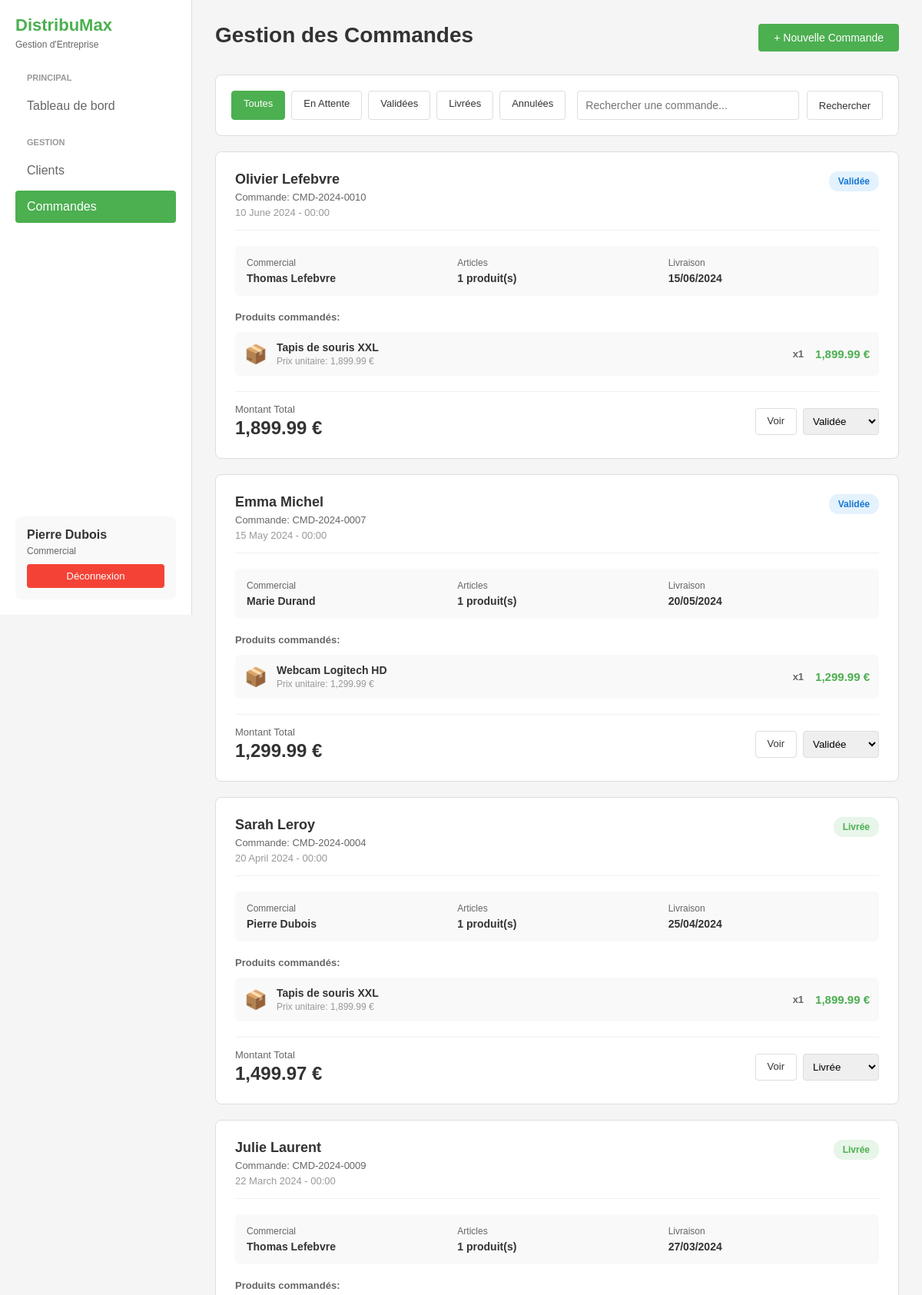
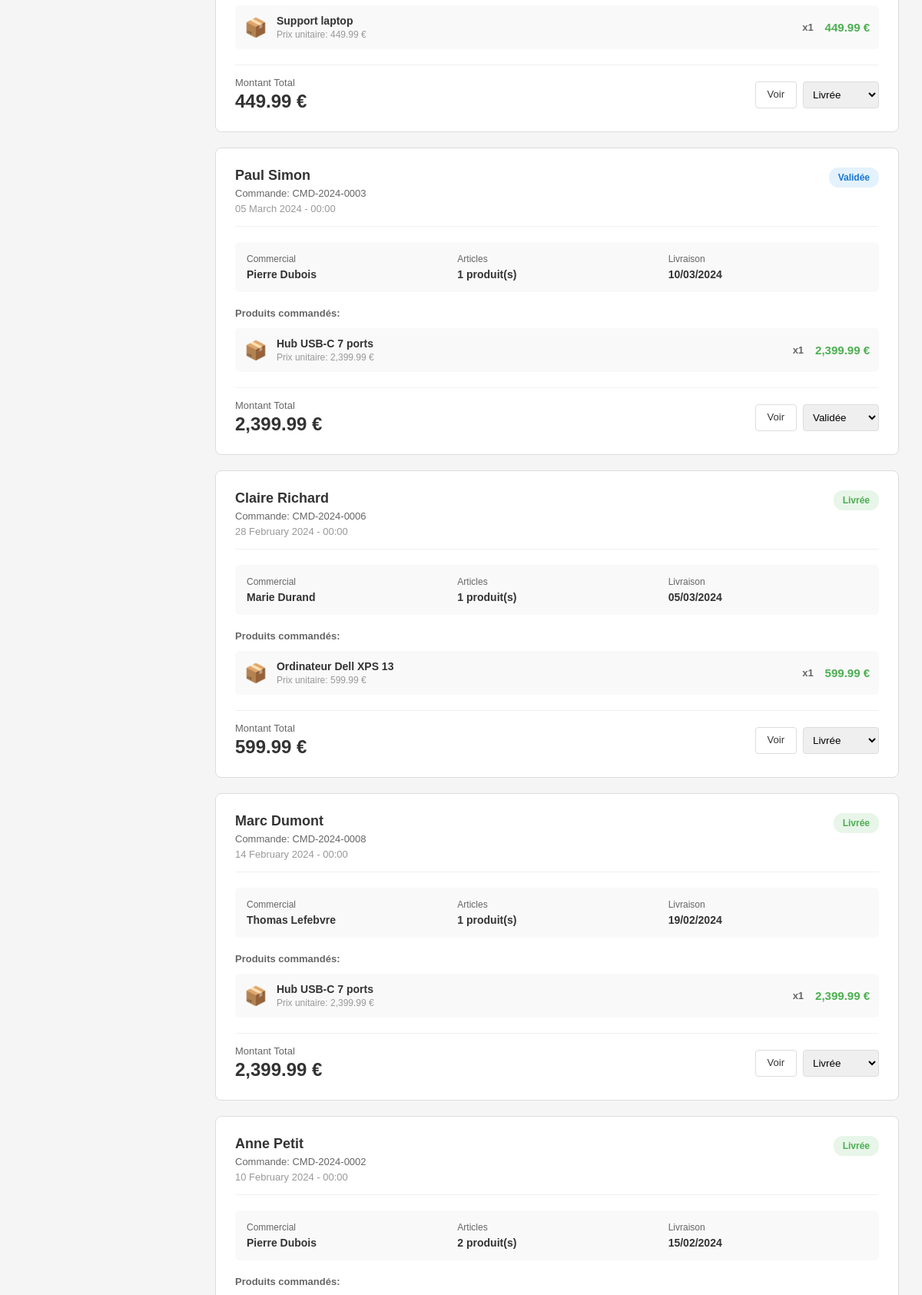
The page /pages/commandes.php (signed in, upper part) on the database its author committed (2 pictures, top to bottom).
### tables this page shows
CREATE TABLE IF NOT EXISTS commandes (
    id INT AUTO_INCREMENT PRIMARY KEY,
    client_id INT NOT NULL,
    commercial_id INT,
    montant_total DECIMAL(10, 2) NOT NULL DEFAULT 0,
    remise_pourcentage DECIMAL(5, 2) DEFAULT 0,
    montant_final DECIMAL(10, 2) NOT NULL DEFAULT 0,
    statut ENUM('en_attente', 'validee', 'livree', 'annulee') DEFAULT 'en_attente',
    date_commande TIMESTAMP DEFAULT CURRENT_TIMESTAMP,
    date_livraison DATE,
    FOREIGN KEY (client_id) REFERENCES clients(id) ON DELETE RESTRICT,
    FOREIGN KEY (commercial_id) REFERENCES utilisateurs(id) ON DELETE SET NULL,
    INDEX idx_client (client_id),
    INDEX idx_commercial (commercial_id),
    INDEX idx_statut (statut),
    INDEX idx_date (date_commande)
);

CREATE TABLE IF NOT EXISTS details_commande (
    id INT AUTO_INCREMENT PRIMARY KEY,
    commande_id INT NOT NULL,
    produit_id INT NOT NULL,
    quantite INT NOT NULL,
    prix_unitaire DECIMAL(10, 2) NOT NULL,
    sous_total DECIMAL(10, 2) NOT NULL,
    FOREIGN KEY (commande_id) REFERENCES commandes(id) ON DELETE CASCADE,
    FOREIGN KEY (produit_id) REFERENCES produits(id) ON DELETE RESTRICT,
    INDEX idx_commande (commande_id),
    INDEX idx_produit (produit_id)
);

CREATE TABLE IF NOT EXISTS produits (
    id INT AUTO_INCREMENT PRIMARY KEY,
    nom VARCHAR(150) NOT NULL,
    description TEXT,
    prix_unitaire DECIMAL(10, 2) NOT NULL,
    stock_actuel INT DEFAULT 0,
    stock_min INT DEFAULT 10,
    categorie VARCHAR(100),
    actif BOOLEAN DEFAULT TRUE,
    created_at TIMESTAMP DEFAULT CURRENT_TIMESTAMP,
    updated_at TIMESTAMP DEFAULT CURRENT_TIMESTAMP ON UPDATE CURRENT_TIMESTAMP,
    INDEX idx_stock (stock_actuel),
    INDEX idx_categorie (categorie)
);

### config/Database.php (called while the page is built, shortened)
<?php
class Database {
    private static $instance = null;
    private $connection;
    private $host = 'localhost';
    private $dbname = 'gestion_distribution';
    private $username = 'root';
    private $password = '';
    private $charset = 'utf8mb4';
    private function __construct() {
        try {
            $dsn = "mysql:host={$this->host};dbname={$this->dbname};charset={$this->charset}";
            $options = [
                PDO::ATTR_ERRMODE            => PDO::ERRMODE_EXCEPTION,
                PDO::ATTR_DEFAULT_FETCH_MODE => PDO::FETCH_ASSOC,
                PDO::ATTR_EMULATE_PREPARES   => false,
            ];
            $this->connection = new PDO($dsn, $this->username, $this->password, $options);
        } catch (PDOException $e) {
            die("Erreur de connexion à la base de données : " . $e->getMessage());
        }
    }
    public static function getInstance() {
        if (self::$instance === null) {
            self::$instance = new self();
        }
        return self::$instance;
    }
    public function getConnection() {
        return $this->connection;
    }
}

### controllers/CommandeController.php (called while the page is built, shortened)
<?php
require_once __DIR__ . '/../models/Commande.php';
require_once __DIR__ . '/../config/Database.php';
class CommandeController {
    private $commandeModel;
    private $action = 'list';
    private $details = [];
    private $commandes = [];
    private $filterStatut = '';
    private $search = '';
    public function __construct() {
        $this->commandeModel = new Commande();
    }
    public function handleRequest(): void {
        $this->action = $_GET['action'] ?? 'list';
        $this->filterStatut = $_GET['statut'] ?? '';
        $this->search = $_GET['search'] ?? '';
        $this->loadData();
    }
    private function loadData(): void {
        $this->commandes = $this->commandeModel->getAll();
    }
    public function getCommandeDetails(int $commandeId): array {
        return $this->commandeModel->getDetails($commandeId);
    }
    public static function getStatusClass(string $statut): string {
        switch ($statut) {
            case 'validee': return 'processing';
            case 'livree': return 'delivered';
        }
    }
    public static function getStatusText(string $statut): string {
        switch ($statut) {
            case 'validee': return 'Validée';
            case 'livree': return 'Livrée';
        }
    }
    public function getAction(): string { return $this->action; }
    public function getDetails(): array { return $this->details; }
    public function getCommandes(): array { return $this->commandes; }
    public function getFilterStatut(): string { return $this->filterStatut; }
    public function getSearch(): string { return $this->search; }
}

### models/Commande.php (called while the page is built, shortened)
<?php
require_once __DIR__ . '/../config/Database.php';
class Commande {
    private $db;
    public function __construct() {
        $this->db = Database::getInstance()->getConnection();
    }
    public function getDetails($commandeId) {
        try {
            $sql = "SELECT d.*, p.nom as produit_nom
                    FROM details_commande d
                    LEFT JOIN produits p ON d.produit_id = p.id
                    WHERE d.commande_id = :commande_id";
            $stmt = $this->db->prepare($sql);
            $stmt->execute([':commande_id' => $commandeId]);
            return $stmt->fetchAll();
        } catch (PDOException $e) {
            error_log("Erreur récupération détails: " . $e->getMessage());
            return [];
        }
    }
    public function getAll() {
        try {
            $sql = "SELECT c.*,
                           CONCAT(cl.prenom, ' ', cl.nom) as client_nom,
                           CONCAT(u.prenom, ' ', u.nom) as commercial_nom
                    FROM commandes c
                    LEFT JOIN clients cl ON c.client_id = cl.id
                    LEFT JOIN utilisateurs u ON c.commercial_id = u.id
                    ORDER BY c.date_commande DESC";
            $stmt = $this->db->query($sql);
            return $stmt->fetchAll();
        } catch (PDOException $e) {
            error_log("Erreur récupération commandes: " . $e->getMessage());
            return [];
        }
    }
}

### pages/commandes.php (the view, shortened to what this page needs)
<?php
require_once __DIR__ . '/../controllers/CommandeController.php';
$controller = new CommandeController();
$controller->handleRequest();
$action = $controller->getAction();
$commandes = $controller->getCommandes();
$filterStatut = $controller->getFilterStatut();
$search = $controller->getSearch();
require_once __DIR__ . '/../includes/header.php';
?>
<?php if ($action === 'list'): ?>
    <div class="header">
        <h1>Gestion des Commandes</h1>
        <div class="header-buttons">
            <a href="commandes.php?action=add" class="btn-primary">+ Nouvelle Commande</a>
        </div>
    </div>
    <div class="toolbar">
        <div class="status-tabs">
            <a href="commandes.php" class="status-tab <?php echo empty($filterStatut) ? 'active' : ''; ?>">Toutes</a>
            <a href="commandes.php?statut=en_attente" class="status-tab <?php echo $filterStatut === 'en_attente' ? 'active' : ''; ?>">En Attente</a>
            <a href="commandes.php?statut=validee" class="status-tab <?php echo $filterStatut === 'validee' ? 'active' : ''; ?>">Validées</a>
            <a href="commandes.php?statut=livree" class="status-tab <?php echo $filterStatut === 'livree' ? 'active' : ''; ?>">Livrées</a>
            <a href="commandes.php?statut=annulee" class="status-tab <?php echo $filterStatut === 'annulee' ? 'active' : ''; ?>">Annulées</a>
        </div>
        <form method="GET" action="" class="search-box">
            <input type="text" name="search" placeholder="Rechercher une commande..." value="<?php echo htmlspecialchars($search); ?>">
            <button type="submit" class="action-btn">Rechercher</button>
        </form>
    </div>
    <div class="orders-list">
        <?php if (empty($commandes)): ?>
            <div class="alert alert-info">Aucune commande trouvée.</div>
        <?php else: ?>
            <?php foreach ($commandes as $cmd): ?>
                <?php $cmdDetails = $controller->getCommandeDetails($cmd['id']); ?>
                <div class="order-card">
                    <div class="order-header">
                        <div class="order-info">
                            <h3><?php echo htmlspecialchars($cmd['client_nom']); ?></h3>
                            <div class="order-id">Commande: CMD-<?php echo date('Y', strtotime($cmd['date_commande'])); ?>-<?php echo str_pad($cmd['id'], 4, '0', STR_PAD_LEFT); ?></div>
                            <div class="order-date"><?php echo date('d F Y - H:i', strtotime($cmd['date_commande'])); ?></div>
                        </div>
                        <span class="status-badge <?php echo CommandeController::getStatusClass($cmd['statut']); ?>">
                            <?php echo CommandeController::getStatusText($cmd['statut']); ?>
                        </span>
                    </div>
                    <div class="order-details">
                        <div class="detail-item">
                            <span class="detail-label">Commercial</span>
                            <span class="detail-value"><?php echo htmlspecialchars($cmd['commercial_nom']); ?></span>
                        </div>
                        <div class="detail-item">
                            <span class="detail-label">Articles</span>
                            <span class="detail-value"><?php echo count($cmdDetails); ?> produit(s)</span>
                        </div>
                        <div class="detail-item">
                            <span class="detail-label">Livraison</span>
                            <span class="detail-value"><?php echo $cmd['date_livraison'] ? date('d/m/Y', strtotime($cmd['date_livraison'])) : 'Non définie'; ?></span>
                        </div>
                    </div>
                    <?php if (!empty($cmdDetails)): ?>
                    <div class="products-section">
                        <div class="products-title">Produits commandés:</div>
                        <div class="products-list">
                            <?php foreach ($cmdDetails as $detail): ?>
                            <div class="product-item">
                                <div class="product-info">
                                    <div class="product-icon">📦</div>
                                    <div class="product-details">
                                        <h4><?php echo htmlspecialchars($detail['produit_nom']); ?></h4>
                                        <div class="product-code">Prix unitaire: <?php echo number_format($detail['prix_unitaire'], 2); ?> €</div>
                                    </div>
                                </div>
                                <div class="product-quantity">
                                    <span class="qty">x<?php echo $detail['quantite']; ?></span>
                                    <span class="price"><?php echo number_format($detail['sous_total'], 2); ?> €</span>
                                </div>
                            </div>
                            <?php endforeach; ?>
                        </div>
                    </div>
                    <?php endif; ?>
                    <div class="order-footer">
                        <div class="total">
                            <span class="total-label">Montant Total</span>
                            <span class="total-value"><?php echo number_format($cmd['montant_final'], 2); ?> €</span>
                        </div>
                        <div class="order-actions">
                            <a href="commandes.php?action=view&id=<?php echo $cmd['id']; ?>" class="action-btn">Voir</a>
                            <form method="POST" action="" style="display: inline;">
                                <select name="statut" onchange="this.form.submit()" style="padding: 8px; border-radius: 4px; border: 1px solid #ddd;">
                                    <option value="validee" <?php echo $cmd['statut'] === 'validee' ? 'selected' : ''; ?>>Validée</option>
                                    <option value="livree" <?php echo $cmd['statut'] === 'livree' ? 'selected' : ''; ?>>Livrée</option>
                                </select>
                            </form>
                        </div>
                    </div>
                </div>
            <?php endforeach; ?>
        <?php endif; ?>
    </div>
<?php endif; ?>
<?php require_once __DIR__ . '/../includes/footer.php'; ?>

### pages/styles/dashboard.css (style rules this page uses)
* { margin: 0; padding: 0; box-sizing: border-box; }
body { font-family: Arial, sans-serif; background: #f5f5f5; }
.header h1 { color: #333; font-size: 28px; margin-bottom: 5px; }

### pages/styles/commandes.css (style rules this page uses)
body { font-family: Arial, sans-serif; background: #f5f5f5; }
.header { display: flex; justify-content: space-between; align-items: center; margin-bottom: 30px; }
.header h1 { color: #333; font-size: 28px; }
.header-buttons { display: flex; gap: 10px; }
.btn-primary { padding: 10px 20px; background: #4caf50; color: white; border: none; border-radius: 4px; font-size: 14px; cursor: pointer; text-decoration: none; display: inline-block; }
.toolbar { background: white; padding: 20px; border-radius: 8px; margin-bottom: 20px; border: 1px solid #ddd; display: flex; gap: 15px; flex-wrap: wrap; }
.status-tabs { display: flex; gap: 8px; }
.status-tab { padding: 8px 15px; border: 1px solid #ddd; background: white; border-radius: 4px; cursor: pointer; font-size: 13px; text-decoration: none; color: #333; }
.status-tab.active { background: #4caf50; color: white; border-color: #4caf50; }
.search-box { flex: 1; min-width: 250px; display: flex; gap: 10px; }
.search-box input { flex: 1; padding: 10px; border: 1px solid #ddd; border-radius: 4px; font-size: 14px; }
.orders-list { display: grid; gap: 20px; }
.order-card { background: white; border-radius: 8px; border: 1px solid #ddd; padding: 25px; }
.order-header { display: flex; justify-content: space-between; align-items: start; margin-bottom: 20px; padding-bottom: 15px; border-bottom: 1px solid #f0f0f0; }
.order-info h3 { color: #333; font-size: 18px; margin-bottom: 5px; }
.order-id { color: #666; font-size: 13px; margin-bottom: 5px; }
.order-date { color: #999; font-size: 13px; }
.status-badge { padding: 6px 12px; border-radius: 12px; font-size: 12px; font-weight: 600; }
.status-badge.processing { background: #e3f2fd; color: #1976d2; }
.status-badge.delivered { background: #e8f5e9; color: #4caf50; }
.order-details { display: grid; grid-template-columns: repeat(auto-fit, minmax(150px, 1fr)); gap: 15px; margin-bottom: 20px; padding: 15px; background: #f9f9f9; border-radius: 6px; }
.detail-item { display: flex; flex-direction: column; gap: 5px; }
.detail-label { color: #666; font-size: 12px; }
.detail-value { color: #333; font-size: 14px; font-weight: 600; }
.products-section { margin-bottom: 20px; }
.products-title { color: #666; font-size: 13px; font-weight: 600; margin-bottom: 12px; }
.products-list { display: grid; gap: 10px; }
.product-item { display: flex; justify-content: space-between; align-items: center; padding: 12px; background: #f9f9f9; border-radius: 6px; }
.product-info { display: flex; align-items: center; gap: 12px; }
.product-icon { font-size: 24px; }
.product-details h4 { color: #333; font-size: 14px; margin-bottom: 3px; }
.product-code { color: #999; font-size: 12px; }
.product-quantity { display: flex; align-items: center; gap: 15px; }
.qty { color: #666; font-size: 13px; font-weight: 600; }
.price { color: #4caf50; font-size: 15px; font-weight: bold; }
.order-footer { display: flex; justify-content: space-between; align-items: center; padding-top: 15px; border-top: 1px solid #f0f0f0; }
.total { display: flex; flex-direction: column; gap: 3px; }
.total-label { color: #666; font-size: 13px; }
.total-value { color: #333; font-size: 24px; font-weight: bold; }
.order-actions { display: flex; gap: 8px; }
.action-btn { padding: 8px 15px; border: 1px solid #ddd; background: white; border-radius: 4px; cursor: pointer; font-size: 13px; text-decoration: none; color: #333; }

### rows shown on the page
commandes: client_nom "Olivier Lefebvre", date_commande "2024", id "0010", date_commande "10 June 2024 - 00:00", statut "Validée", commercial_nom "Thomas Lefebvre", count($cmdDetails) "1", date_livraison "15/06/2024", montant_final "1,899.99"
details_commande: produit.nom "Tapis de souris XXL", prix_unitaire "1,899.99", quantite "1", sous_total "1,899.99"
commandes: client_nom "Emma Michel", date_commande "2024", id "0007", date_commande "15 May 2024 - 00:00", statut "Validée", commercial_nom "Marie Durand", count($cmdDetails) "1", date_livraison "20/05/2024", montant_final "1,299.99"
details_commande: produit.nom "Webcam Logitech HD", prix_unitaire "1,299.99", quantite "1", sous_total "1,299.99"
commandes: client_nom "Sarah Leroy", date_commande "2024", id "0004", date_commande "20 April 2024 - 00:00", statut "Livrée", commercial_nom "Pierre Dubois", count($cmdDetails) "1", date_livraison "25/04/2024", montant_final "1,499.97"
details_commande: produit.nom "Tapis de souris XXL", prix_unitaire "1,899.99", quantite "1", sous_total "1,899.99"
commandes: client_nom "Julie Laurent", date_commande "2024", id "0009", date_commande "22 March 2024 - 00:00", statut "Livrée", commercial_nom "Thomas Lefebvre", count($cmdDetails) "1", date_livraison "27/03/2024", montant_final "449.99"
details_commande: produit.nom "Support laptop", prix_unitaire "449.99", quantite "1", sous_total "449.99"
commandes: client_nom "Paul Simon", date_commande "2024", id "0003", date_commande "05 March 2024 - 00:00", statut "Validée", commercial_nom "Pierre Dubois", count($cmdDetails) "1", date_livraison "10/03/2024", montant_final "2,399.99"
details_commande: produit.nom "Hub USB-C 7 ports", prix_unitaire "2,399.99", quantite "1", sous_total "2,399.99"
commandes: client_nom "Claire Richard", date_commande "2024", id "0006", date_commande "28 February 2024 - 00:00", statut "Livrée", commercial_nom "Marie Durand", count($cmdDetails) "1", date_livraison "05/03/2024", montant_final "599.99"
details_commande: produit.nom "Ordinateur Dell XPS 13", prix_unitaire "599.99", quantite "1", sous_total "599.99"
commandes: client_nom "Marc Dumont", date_commande "2024", id "0008", date_commande "14 February 2024 - 00:00", statut "Livrée", commercial_nom "Thomas Lefebvre", count($cmdDetails) "1", date_livraison "19/02/2024", montant_final "2,399.99"
details_commande: produit.nom "Hub USB-C 7 ports", prix_unitaire "2,399.99", quantite "1", sous_total "2,399.99"
commandes: client_nom "Anne Petit", date_commande "2024", id "0002", date_commande "10 February 2024 - 00:00", statut "Livrée", commercial_nom "Pierre Dubois", count($cmdDetails) "2", date_livraison "15/02/2024"

### other values the page prints
$_SESSION['user_prenom'] . ' ' . $_SESSION['user_nom'] "Pierre Dubois"
$_SESSION['user_role'] "Commercial"
